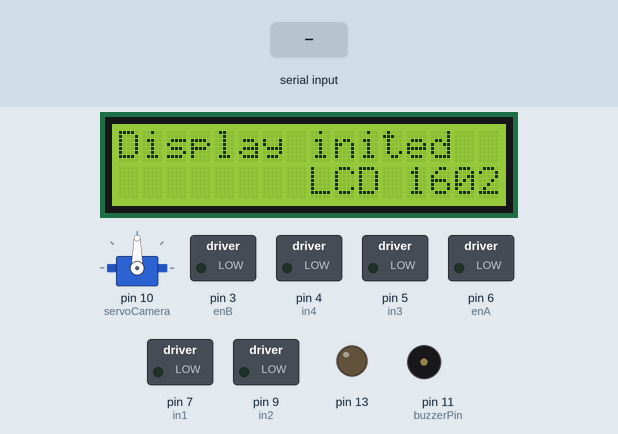
The sketch below on a simulated Arduino Uno, built with avr-gcc and run on an emulated ATmega328P. Shown: 16×2 character LCD, servo, switched loads named in the sketch (green lamp = pin HIGH), output pins drawn as LEDs (lit = HIGH), buzzer (waves = sounding). The inputs (shaded band) are chosen by the test bench.

Above: at 2.2 s.
2.3 s: ";" received over Serial
At 3.5 s:
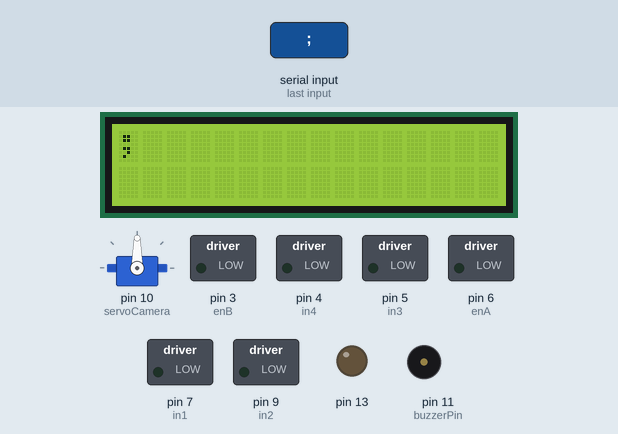
3.8 s: ":" received over Serial
5.3 s: "[" received over Serial
At 6.2 s:
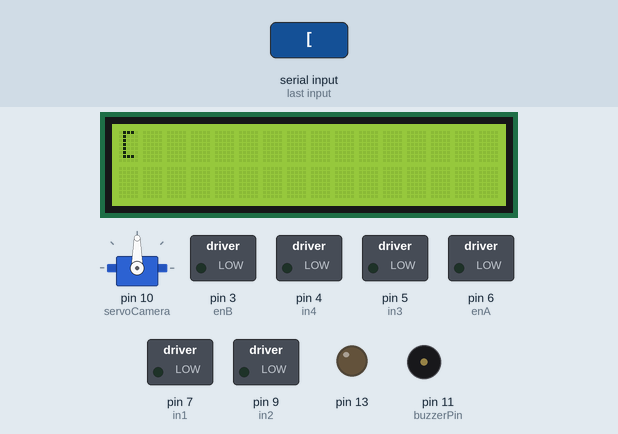
6.8 s: "90;45\n" received over Serial
At 7.6 s:
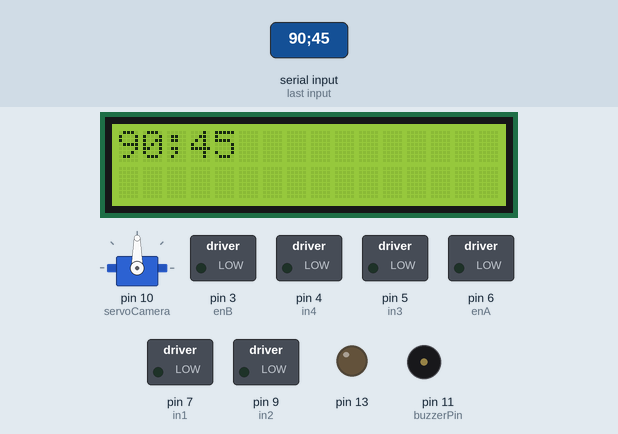
8.3 s: "0\n" received over Serial
At 9.0 s:
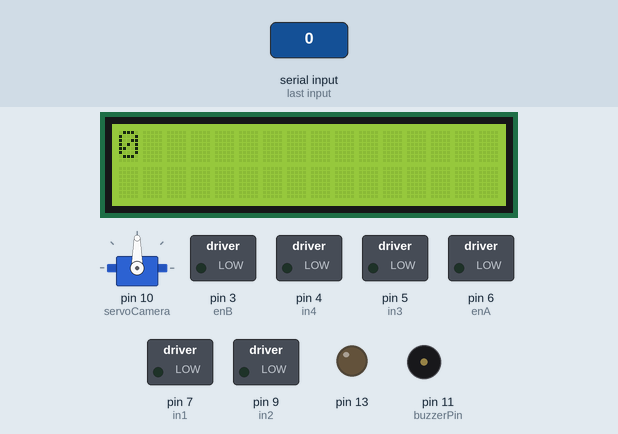
Timing chart, 0 to 10.8 s (numbered marks = the images above; inputs shaded):
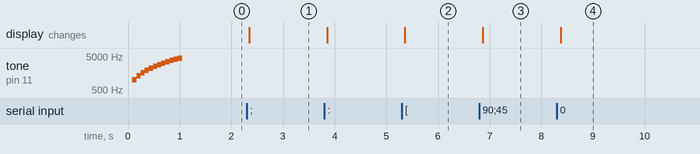

Measured:
- after the input at 2.3 s, the display: changes after 0.05 s (image 1)
- after the input at 5.3 s, the display: changes after 0.06 s (image 2)
- after the input at 6.8 s, the display: changes after 0.07 s (image 3)
- after the input at 8.3 s, the display: changes after 0.08 s (image 4)

The sketch:

sketch_mar18a.ino
```cpp
#include <Wire.h>
#include <LiquidCrystal_I2C.h>
#include <Servo.h>

LiquidCrystal_I2C lcd(0x3F, 16, 2); // Set up dispalay
Servo servoCamera;

#define POWER_MAX (100)
#define POWER_MIN (0)
#define POWER_RATIO (50)

#define LIGHT_TURN "LT"
#define MOVE_LEFT "ML"
#define MOVE_RIGHT "MR"
#define MOVE_CAMERA "MC"

const int buzzerPin = 11;

enum Caterpillar {LEFT, RIGHT};

int enA = 6;
int in1 = 7;
int in2 = 9;

int enB = 3;
int in3 = 5;
int in4 = 4;

void initMotor()
{
  pinMode(enA, OUTPUT);
  pinMode(enB, OUTPUT);
  pinMode(in1, OUTPUT);
  pinMode(in2, OUTPUT);
  pinMode(in3, OUTPUT);
  pinMode(in4, OUTPUT);
}

void moveCaterpillar(int caterpillar, int power) {
  if (power < POWER_MIN || power > POWER_MAX) {
    return;
  }
  int inFirst;
  int inSecond;
  int en;

  if (caterpillar == LEFT) {
    inFirst = in1;
    inSecond = in2;
    en = enA;
  } else if (caterpillar == RIGHT) {
    inFirst = in3;
    inSecond = in4;
    en = enB;
  } else {
    return;
  }

  if (power == POWER_RATIO) {
    digitalWrite(inFirst, LOW);
    digitalWrite(inSecond, LOW);
    return;
  }


  bool moveForward = (power > POWER_RATIO);
  digitalWrite(inFirst, moveForward ? HIGH : LOW);
  digitalWrite(inSecond, moveForward ? LOW : HIGH);

  if (power > POWER_RATIO) {
    power -= POWER_RATIO;
  } else {
    power = POWER_RATIO - power;
  }

  int powerConverted = (double)(power) / (double)POWER_RATIO * 255.0;

  analogWrite(en, powerConverted);
}

void moveCamera(int position) {

  servoCamera.write(position);
}

void startTone() {
  for (int i = 0; i < 12; i++) {
    tone(buzzerPin, 1000 + i * 300);
    delay(80);
  }
  noTone(buzzerPin);
}

void setup()
{
  pinMode(buzzerPin, OUTPUT);

  lcd.init();
  lcd.backlight();// Turn on the light of the display
  lcd.print("Display inited");
  lcd.setCursor(8, 1);
  lcd.print("LCD 1602");

  initMotor();
  moveCaterpillar(LEFT, POWER_RATIO);
  moveCaterpillar(RIGHT, POWER_RATIO);

  pinMode(13, OUTPUT);
  digitalWrite(13, LOW);

  servoCamera.attach(10);
  servoCamera.write(90);
  Serial.begin(115200);
  startTone();
}

int getValue(char *str) {
  char *endOfVal = strstr(str, ";");
  if (endOfVal == NULL) {
    return -1;
  }
  return atoi(str);
}

void loop()
{
  delay(100);
  char bufData[512];
  char *buf = bufData;
  int num;
  if ((num = Serial.available()) > 0) {

    Serial.readBytes(buf, num);
    buf[num] = '\0';
    lcd.clear();
    lcd.setCursor(0, 0);
    lcd.print(buf);

    if (buf[0] == '[')
      return;

    while (num > 0) {

      char *delimer = strstr(buf, ":");
      if (delimer == NULL) {
        delimer = strstr(buf, ";");
        if (delimer == NULL) {
          return;
        }
      }

      *delimer = '\0';
      delimer++;

      if (strcmp(MOVE_LEFT, buf) == 0) {
        int val = getValue(delimer);
        if (val != -1) {
          moveCaterpillar(LEFT, val);
        }
      } else if (strcmp(MOVE_RIGHT, buf) == 0) {
        int val = getValue(delimer);
        if (val != -1) {
          moveCaterpillar(RIGHT, val);
        }
      } else if (strcmp(LIGHT_TURN, buf) == 0) {
        int val = getValue(delimer);
        if (val == 0) {
          digitalWrite(13, LOW);
        } else if (val == 1) {
          digitalWrite(13, HIGH);
        }
      } else if (strcmp(MOVE_CAMERA, buf) == 0) {
        int val = getValue(delimer);
        if (val != -1) {
          moveCamera(val);
        }
      }

      delimer = strstr(delimer, ";");
      if (delimer == NULL)
        break;

      int commandSize = delimer - buf + 1;
      buf += commandSize;
      num -= commandSize;
      char string[512];
      delay(20);
    }
  }
}
```
